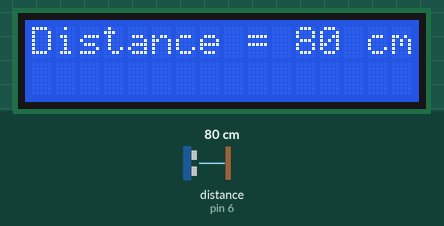
The sketch below on a simulated Arduino Uno, built with avr-gcc and run on an emulated ATmega328P. Parts: 16×2 character LCD. Inputs (shaded band) come from the test bench; at power-on: distance to the obstacle (sensor on pin 6) 80 cm. The echo pulse lasts 58.3 µs per cm.

Above: at 1.2 s.
1.3 s: distance to the obstacle (sensor on pin 6) set to 4 cm
At 2.5 s:
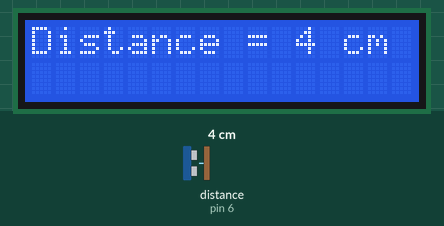
2.8 s: distance to the obstacle (sensor on pin 6) set to 2 cm
At 3.5 s:
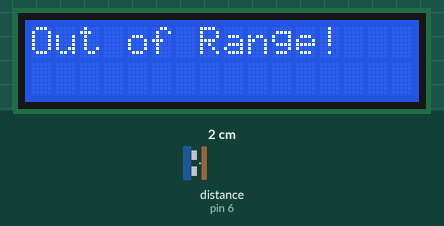
4.3 s: distance to the obstacle (sensor on pin 6) set to 4 cm
At 5.4 s:
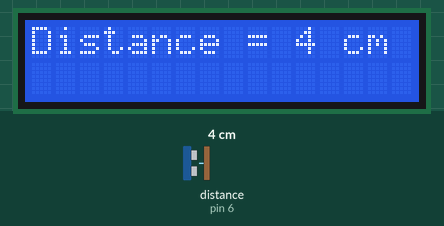
7.3 s: distance to the obstacle (sensor on pin 6) set to 120 cm
At 7.7 s:
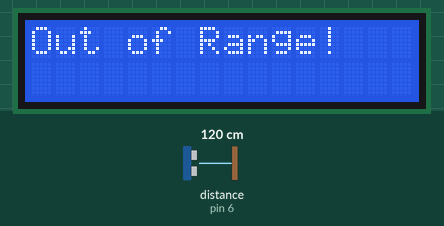
Timing chart, 0 to 9.8 s (numbered marks = the images above; inputs shaded):
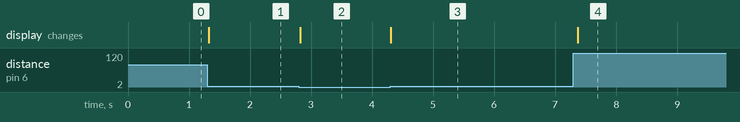

The sketch:

Lab6-1.ino
```cpp
#include <HCSR04.h>
#include <LiquidCrystal.h>

HCSR04 hc(5, 6); //initialisation class HCSR04 (trig pin , echo pin)
const int rs = 12, en = 11, d4 = 10, d5 = 4, d6 = 3, d7 = 2;
LiquidCrystal lcd(rs, en, d4, d5, d6, d7);

void setup()
{
    Serial.begin(9600);
     // set up the LCD's number of columns and rows:
    lcd.begin(16, 2);
}

void loop()
{
    int distance = hc.dist();
    if (distance > 100 || distance <= 2) {
        lcd.clear();
        lcd.print("Out of Range!");
    } else {
        lcd.clear();
        lcd.print("Distance = ");
        lcd.print(distance); // return current distance
        lcd.print( " cm");
    }
    delay(60);                 // we suggest to use over 60ms measurement cycle, in order to prevent trigger signal to the echo signal.
}
```

Measured:
- the behaviour switches between 3 and 2 cm on distance to the obstacle (sensor on pin 6) (found by bisection; images 1 and 2)
- after the input at 1.3 s, the display: changes at once (image 1)
- after the input at 2.8 s, the display: changes at once (image 2)
- after the input at 4.3 s, the display: changes at once (image 3)
- after the input at 7.3 s, the display: changes after 0.07 s (image 4)
